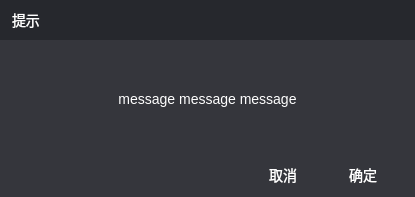
<?xml version="1.0" encoding="UTF-8"?>
<ui version="4.0">
 <class>MessageDlg</class>
 <widget class="QDialog" name="MessageDlg">
  <property name="geometry">
   <rect>
    <x>0</x>
    <y>0</y>
    <width>415</width>
    <height>197</height>
   </rect>
  </property>
  <property name="windowTitle">
   <string>Dialog</string>
  </property>
  <property name="styleSheet">
   <string notr="true">#MessageDlg{
background:#35363C;
}
*{
background:transparent;
font-size:14px;
color:white;
}
QPushButton{
border:none;
border-radius:4px;
}
QPushButton:hover{
background:#4C4E56;
}
</string>
  </property>
  <layout class="QVBoxLayout" name="verticalLayout" stretch="0,1,0">
   <property name="spacing">
    <number>0</number>
   </property>
   <property name="leftMargin">
    <number>0</number>
   </property>
   <property name="topMargin">
    <number>0</number>
   </property>
   <property name="rightMargin">
    <number>0</number>
   </property>
   <property name="bottomMargin">
    <number>0</number>
   </property>
   <item>
    <widget class="QWidget" name="app_title" native="true">
     <property name="minimumSize">
      <size>
       <width>0</width>
       <height>40</height>
      </size>
     </property>
     <property name="styleSheet">
      <string notr="true">.QWidget{
background:#26282D;
}</string>
     </property>
     <layout class="QHBoxLayout" name="horizontalLayout">
      <property name="spacing">
       <number>8</number>
      </property>
      <property name="leftMargin">
       <number>12</number>
      </property>
      <property name="topMargin">
       <number>4</number>
      </property>
      <property name="rightMargin">
       <number>12</number>
      </property>
      <property name="bottomMargin">
       <number>4</number>
      </property>
      <item>
       <widget class="QLabel" name="title">
        <property name="text">
         <string>提示</string>
        </property>
       </widget>
      </item>
      <item>
       <spacer name="horizontalSpacer">
        <property name="orientation">
         <enum>Qt::Horizontal</enum>
        </property>
        <property name="sizeHint" stdset="0">
         <size>
          <width>1705</width>
          <height>20</height>
         </size>
        </property>
       </spacer>
      </item>
      <item>
       <widget class="QWidget" name="system_buttons" native="true">
        <layout class="QHBoxLayout" name="horizontalLayout_2">
         <property name="spacing">
          <number>8</number>
         </property>
         <property name="leftMargin">
          <number>0</number>
         </property>
         <property name="topMargin">
          <number>0</number>
         </property>
         <property name="rightMargin">
          <number>0</number>
         </property>
         <property name="bottomMargin">
          <number>0</number>
         </property>
         <item>
          <widget class="QPushButton" name="btn_close">
           <property name="minimumSize">
            <size>
             <width>24</width>
             <height>24</height>
            </size>
           </property>
           <property name="text">
            <string/>
           </property>
           <property name="icon">
            <iconset>
             <normalon>:/res/close.svg</normalon>
            </iconset>
           </property>
           <property name="iconSize">
            <size>
             <width>16</width>
             <height>16</height>
            </size>
           </property>
          </widget>
         </item>
        </layout>
       </widget>
      </item>
     </layout>
    </widget>
   </item>
   <item>
    <widget class="QWidget" name="widget" native="true">
     <layout class="QVBoxLayout" name="prop_layout">
      <property name="leftMargin">
       <number>12</number>
      </property>
      <property name="topMargin">
       <number>16</number>
      </property>
      <property name="rightMargin">
       <number>12</number>
      </property>
      <property name="bottomMargin">
       <number>12</number>
      </property>
      <item>
       <widget class="QLabel" name="label_content">
        <property name="text">
         <string>message message message</string>
        </property>
        <property name="alignment">
         <set>Qt::AlignCenter</set>
        </property>
        <property name="wordWrap">
         <bool>true</bool>
        </property>
       </widget>
      </item>
     </layout>
    </widget>
   </item>
   <item>
    <layout class="QHBoxLayout" name="horizontalLayout_3">
     <property name="topMargin">
      <number>6</number>
     </property>
     <property name="rightMargin">
      <number>12</number>
     </property>
     <property name="bottomMargin">
      <number>6</number>
     </property>
     <item>
      <spacer name="horizontalSpacer_2">
       <property name="orientation">
        <enum>Qt::Horizontal</enum>
       </property>
       <property name="sizeHint" stdset="0">
        <size>
         <width>40</width>
         <height>20</height>
        </size>
       </property>
      </spacer>
     </item>
     <item>
      <widget class="QPushButton" name="btn_cancel">
       <property name="minimumSize">
        <size>
         <width>80</width>
         <height>32</height>
        </size>
       </property>
       <property name="text">
        <string>取消</string>
       </property>
      </widget>
     </item>
     <item>
      <widget class="QPushButton" name="btn_confirm">
       <property name="minimumSize">
        <size>
         <width>80</width>
         <height>32</height>
        </size>
       </property>
       <property name="text">
        <string>确定</string>
       </property>
      </widget>
     </item>
    </layout>
   </item>
  </layout>
 </widget>
 <resources>
  <include location="../app.qrc"/>
 </resources>
 <connections/>
</ui>
